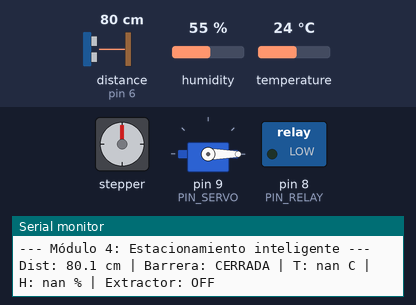
Recording of a sketch running on a simulated Arduino Uno, built with avr-gcc and run on an emulated ATmega328P. On the bench: stepper motor, servo, switched loads named in the sketch (green lamp = pin HIGH), the last lines printed to the serial monitor. Wiring (from diagram.json): ultrasonic range finder: trigger pin 7; echo pin 6; stepper motor driver (200 steps per turn assumed): step pin 2; direction pin 3. Inputs (shaded band) come from the test bench; at power-on: distance to the obstacle (sensor on pin 6) 80 cm, temperature 24 °C, humidity 55 %. The echo pulse lasts 58.3 µs per cm; pins used as bus, display or sensor lines are not drawn.

Above: at 1.2 s.
1.3 s: distance to the obstacle (sensor on pin 6) set to 33 cm
4.5 s: distance to the obstacle (sensor on pin 6) set to 28 cm
At 6.2 s:
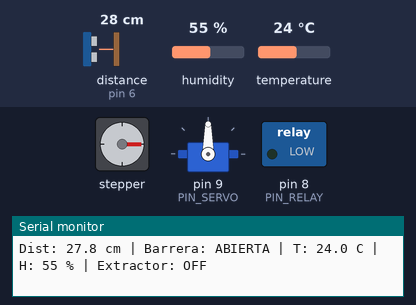
8.0 s: temperature set to 29.3 °C
11.2 s: temperature set to 30.6 °C
At 14.9 s:
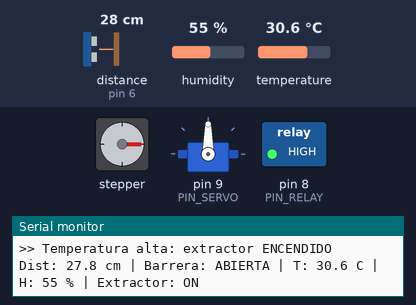
15.5 s: distance to the obstacle (sensor on pin 6) set to 35 cm
At 20.4 s:
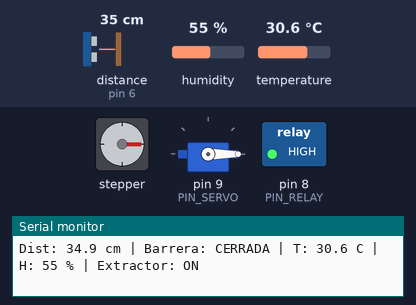
21.2 s: temperature set to 28.9 °C
23.2 s: temperature set to 27.2 °C
At 26.4 s:
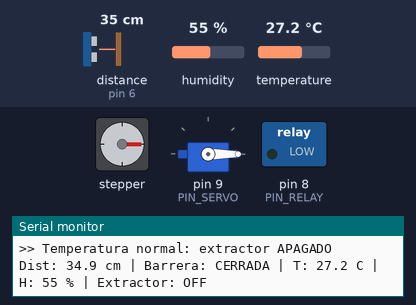
Timing chart, 0 to 27.9 s (numbered marks = the images above; inputs shaded):
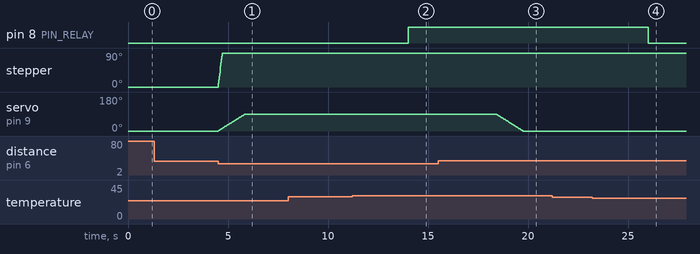

The sketch:

main.ino
```cpp
/*
  Módulo 4: Sensores y Actuadores de Uso Común
  Proyecto: Estacionamiento inteligente
  Servicio Social CBI-1618 - Ing. en Computación
  Prestador: Pérez Sánchez Fernando Alberto

  Qué hace:
  - HC-SR04: detecta un vehículo frente a la barrera (distancia < 30 cm).
  - Servomotor: levanta y baja la barrera con movimiento suave.
  - Motor a pasos + A4988: avanza un cuarto de vuelta para "entregar el boleto".
  - DHT22: mide temperatura y humedad del estacionamiento.
  - Relevador: enciende el extractor cuando la temperatura supera el umbral
    (con histéresis para que no oscile).
  Todo funciona sin delay() bloqueantes: cada tarea usa su propio temporizador.
*/

#include <Servo.h>
#include <DHT.h>

// ---------- Pines ----------
const uint8_t PIN_TRIG  = 7;
const uint8_t PIN_ECHO  = 6;
const uint8_t PIN_DHT   = 4;
const uint8_t PIN_SERVO = 9;
const uint8_t PIN_RELAY = 8;
const uint8_t PIN_STEP  = 2;
const uint8_t PIN_DIR   = 3;

// Nivel que activa el relevador (en Wokwi: transistor "npn" = activo en ALTO).
// Muchos módulos reales son activos en BAJO: invierte estas dos constantes.
const uint8_t RELAY_ON  = HIGH;
const uint8_t RELAY_OFF = LOW;

// ---------- Parámetros ----------
const float         DIST_VEHICULO_CM   = 30.0;   // umbral de detección
const unsigned long RETARDO_CIERRE_MS  = 3000;   // espera sin vehículo antes de cerrar
const unsigned long INTERVALO_SONAR_MS = 100;
const unsigned long INTERVALO_DHT_MS   = 2000;
const unsigned long INTERVALO_SERVO_MS = 15;     // velocidad de la barrera
const float         TEMP_EXTRACTOR_ON  = 30.0;   // °C
const float         TEMP_HISTERESIS    = 2.0;    // °C
const int           ANGULO_CERRADA     = 0;
const int           ANGULO_ABIERTA     = 90;
const int           PASOS_BOLETO       = 50;     // 50 pasos = 1/4 de vuelta (200 pasos/vuelta)
const unsigned long PERIODO_PASO_US    = 4000;

enum EstadoBarrera { CERRADA, ABIERTA };

Servo servoBarrera;
DHT dht(PIN_DHT, DHT22);

EstadoBarrera estado = CERRADA;
int  anguloActual = ANGULO_CERRADA;
int  anguloObjetivo = ANGULO_CERRADA;
int  pasosPendientes = 0;
bool extractorOn = false;
float temperatura = NAN, humedad = NAN, distanciaCm = -1;

unsigned long tSonar = 0, tDHT = 0, tServo = 0, tPaso = 0, tUltimoVehiculo = 0, tReporte = 0;

// ---------- Prototipos ----------
float medirDistanciaCm();
void  abrirBarrera();
void  cerrarBarrera();
void  moverServoSuave();
void  avanzarStepper();
void  leerClima();
void  controlarExtractor();
void  reportar();

void setup() {
  Serial.begin(115200);
  pinMode(PIN_TRIG, OUTPUT);
  pinMode(PIN_ECHO, INPUT);
  pinMode(PIN_RELAY, OUTPUT);
  pinMode(PIN_STEP, OUTPUT);
  pinMode(PIN_DIR, OUTPUT);
  digitalWrite(PIN_RELAY, RELAY_OFF);
  digitalWrite(PIN_DIR, HIGH);

  servoBarrera.attach(PIN_SERVO);
  servoBarrera.write(ANGULO_CERRADA);
  dht.begin();

  Serial.println(F("--- Módulo 4: Estacionamiento inteligente ---"));
}

void loop() {
  unsigned long ahora = millis();

  // 1) Sonar: detecta vehículo y decide el estado de la barrera
  if (ahora - tSonar >= INTERVALO_SONAR_MS) {
    tSonar = ahora;
    distanciaCm = medirDistanciaCm();
    bool hayVehiculo = (distanciaCm > 0 && distanciaCm < DIST_VEHICULO_CM);

    if (hayVehiculo) {
      tUltimoVehiculo = ahora;
      if (estado == CERRADA) abrirBarrera();
    } else if (estado == ABIERTA && ahora - tUltimoVehiculo >= RETARDO_CIERRE_MS) {
      cerrarBarrera();
    }
  }

  // 2) Clima y extractor
  if (ahora - tDHT >= INTERVALO_DHT_MS) {
    tDHT = ahora;
    leerClima();
    controlarExtractor();
  }

  // 3) Actuadores con movimiento no bloqueante
  moverServoSuave();
  avanzarStepper();

  // 4) Reporte por Serial cada segundo
  if (ahora - tReporte >= 1000) {
    tReporte = ahora;
    reportar();
  }
}

// Dispara el HC-SR04 y convierte el eco a centímetros (eco_us / 58).
float medirDistanciaCm() {
  digitalWrite(PIN_TRIG, LOW);
  delayMicroseconds(2);
  digitalWrite(PIN_TRIG, HIGH);
  delayMicroseconds(10);
  digitalWrite(PIN_TRIG, LOW);
  unsigned long eco = pulseIn(PIN_ECHO, HIGH, 25000UL);  // timeout ~4 m
  if (eco == 0) return -1;                               // sin eco
  return eco / 58.0;
}

void abrirBarrera() {
  estado = ABIERTA;
  anguloObjetivo = ANGULO_ABIERTA;
  pasosPendientes += PASOS_BOLETO;                       // entrega de boleto
  Serial.println(F(">> Vehículo detectado: abriendo barrera y entregando boleto"));
}

void cerrarBarrera() {
  estado = CERRADA;
  anguloObjetivo = ANGULO_CERRADA;
  Serial.println(F(">> Sin vehículo: cerrando barrera"));
}

// Mueve el servo 1° cada INTERVALO_SERVO_MS hasta llegar al objetivo.
void moverServoSuave() {
  if (anguloActual == anguloObjetivo) return;
  unsigned long ahora = millis();
  if (ahora - tServo < INTERVALO_SERVO_MS) return;
  tServo = ahora;
  anguloActual += (anguloObjetivo > anguloActual) ? 1 : -1;
  servoBarrera.write(anguloActual);
}

// Un pulso en STEP = un paso del motor (el A4988 genera las fases).
void avanzarStepper() {
  if (pasosPendientes <= 0) return;
  unsigned long ahoraUs = micros();
  if (ahoraUs - tPaso < PERIODO_PASO_US) return;
  tPaso = ahoraUs;
  digitalWrite(PIN_STEP, HIGH);
  delayMicroseconds(10);
  digitalWrite(PIN_STEP, LOW);
  pasosPendientes--;
}

void leerClima() {
  float t = dht.readTemperature();
  float h = dht.readHumidity();
  if (isnan(t) || isnan(h)) {                            // manejo de errores
    Serial.println(F("[!] Error de lectura del DHT22, se conserva el último valor"));
    return;
  }
  temperatura = t;
  humedad = h;
}

void controlarExtractor() {
  if (isnan(temperatura)) return;
  if (!extractorOn && temperatura >= TEMP_EXTRACTOR_ON) {
    extractorOn = true;
    digitalWrite(PIN_RELAY, RELAY_ON);
    Serial.println(F(">> Temperatura alta: extractor ENCENDIDO"));
  } else if (extractorOn && temperatura <= TEMP_EXTRACTOR_ON - TEMP_HISTERESIS) {
    extractorOn = false;
    digitalWrite(PIN_RELAY, RELAY_OFF);
    Serial.println(F(">> Temperatura normal: extractor APAGADO"));
  }
}

void reportar() {
  Serial.print(F("Dist: "));
  if (distanciaCm < 0) Serial.print(F("---")); else Serial.print(distanciaCm, 1);
  Serial.print(F(" cm | Barrera: "));
  Serial.print(estado == ABIERTA ? F("ABIERTA") : F("CERRADA"));
  Serial.print(F(" | T: "));  Serial.print(temperatura, 1);
  Serial.print(F(" C | H: ")); Serial.print(humedad, 0);
  Serial.print(F(" % | Extractor: "));
  Serial.println(extractorOn ? F("ON") : F("OFF"));
}
```

Measured:
- the behaviour switches between 31 and 30 cm on distance to the obstacle (sensor on pin 6) (found by bisection; images 0 and 1)
- the behaviour switches between 29.9 and 30 °C on temperature (found by bisection; images 1 and 2)
- the behaviour switches between 28.1 and 28 °C on temperature (found by bisection; images 3 and 4)
- after the input at 4.5 s, stepper: turns 90° clockwise in 0.20 s, starting at once; servo on pin 9 (PIN_SERVO): moves from 0° to 90° over 1.3 s, starting at once
- after the input at 11.2 s, pin 8 (PIN_RELAY): LOW → HIGH after 2.8 s
- after the input at 15.5 s, servo on pin 9 (PIN_SERVO): moves from 90° to 0° over 1.3 s, starting after 2.9 s
- after the input at 23.2 s, pin 8 (PIN_RELAY): HIGH → LOW after 2.8 s
